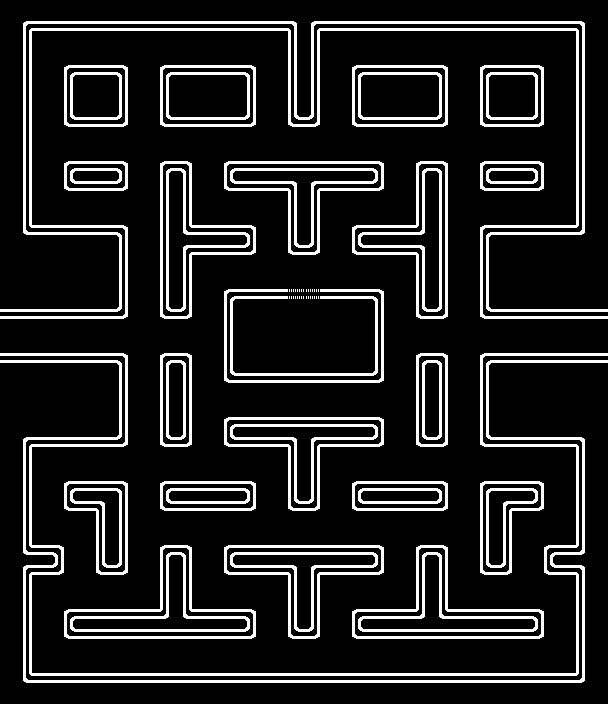

Rendered tile map (Tiled .tmx) drawn with the repository's tilesets; below, a short description and the map source with its tile grids summarised:
An orthogonal 19x22 tile map with 32x32 px tiles, 1 tile layer (Livello tile 1).

<map version="1.0" orientation="orthogonal" renderorder="right-down" width="19" height="22" tilewidth="32" tileheight="32" nextobjectid="1">
 <tileset firstgid="1" name="Tile_nero" tilewidth="32" tileheight="32" tilecount="36" columns="6">
  <image source="Tile_nero.png" width="192" height="192" />
  <tile id="0">
   <properties>
    <property name="blocked" value="true" />
   </properties>
  </tile>
  <tile id="1">
   <properties>
    <property name="blocked" value="true" />
   </properties>
  </tile>
  <tile id="2">
   <properties>
    <property name="blocked" value="true" />
   </properties>
  </tile>
  <tile id="3">
   <properties>
    <property name="blocked" value="true" />
   </properties>
  </tile>
  <tile id="4">
   <properties>
    <property name="blocked" value="true" />
   </properties>
  </tile>
  <tile id="5">
   <properties>
    <property name="blocked" value="true" />
   </properties>
  </tile>
  <tile id="6">
   <properties>
    <property name="blocked" value="true" />
   </properties>
  </tile>
  <tile id="7">
   <properties>
    <property name="blocked" value="true" />
   </properties>
  </tile>
  <tile id="8">
   <properties>
    <property name="blocked" value="true" />
   </properties>
  </tile>
  <tile id="9">
   <properties>
    <property name="blocked" value="true" />
   </properties>
  </tile>
  <tile id="10">
   <properties>
    <property name="blocked" value="true" />
   </properties>
  </tile>
  <tile id="11">
   <properties>
    <property name="blocked" value="true" />
   </properties>
  </tile>
  <tile id="12">
   <properties>
    <property name="blocked" value="true" />
   </properties>
  </tile>
  <tile id="13">
   <properties>
    <property name="blocked" value="true" />
   </properties>
  </tile>
  <tile id="14">
   <properties>
    <property name="blocked" value="true" />
   </properties>
  </tile>
  <tile id="15">
   <properties>
    <property name="blocked" value="true" />
   </properties>
  </tile>
  <tile id="16">
   <properties>
    <property name="tunnel" value="true" />
   </properties>
  </tile>
  <tile id="17">
   <properties>
    <property name="eat" value="true" />
   </properties>
  </tile>
  <tile id="18">
   <properties>
    <property name="blocked" value="true" />
   </properties>
  </tile>
  <tile id="19">
   <properties>
    <property name="blocked" value="true" />
   </properties>
  </tile>
  <tile id="20">
   <properties>
    <property name="blocked" value="true" />
   </properties>
  </tile>
  <tile id="21">
   <properties>
    <property name="blocked" value="true" />
   </properties>
  </tile>
  <tile id="22">
   <properties>
    <property name="blocked" value="true" />
   </properties>
  </tile>
  <tile id="23">
   <properties>
    <property name="blocked" value="true" />
   </properties>
  </tile>
  <tile id="24">
   <properties>
    <property name="blocked" value="true" />
   </properties>
  </tile>
  <tile id="25">
   <properties>
    <property name="blocked" value="true" />
   </properties>
  </tile>
  <tile id="26">
   <properties>
    <property name="blocked" value="true" />
   </properties>
  </tile>
  <tile id="27">
   <properties>
    <property name="blocked" value="true" />
   </properties>
  </tile>
  <tile id="28">
   <properties>
    <property name="blocked" value="true" />
   </properties>
  </tile>
  <tile id="29">
   <properties>
    <property name="blocked" value="true" />
   </properties>
  </tile>
 </tileset>
 <layer name="Livello tile 1" width="19" height="22">
  <data>[418 cells, 418 non-empty, 31 distinct tile ids]</data>
 </layer>
</map>